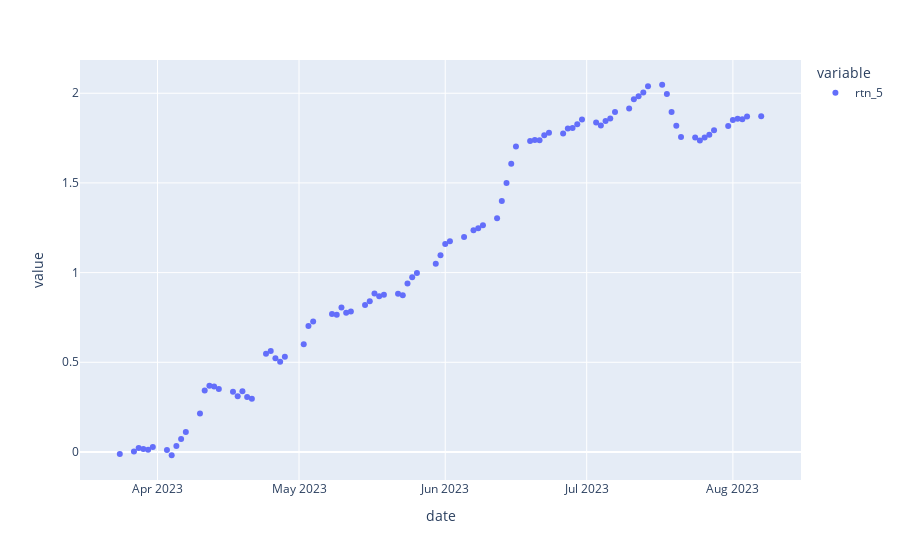

Notebook code cell kept with this figure:
### Code cell
# Check OOS performance : Cumsum Plot

bool_mask_oos = [bool(x) for x in y_pred_oos_binary]
index_of_true_oos = target_df_oos[bool_mask_oos].index

(
    df_oos_set_
    .iloc[index_of_true_oos]
    .sort_values('close_change_p_mid', ascending=False)    
    # .sort_values('close_std_short', ascending=False)
    .groupby('date')
    .head(10)
    .reset_index()
    .groupby('date')[target]
    .mean()
    -0.0023
    # +1
).cumsum().plot(kind='scatter')
